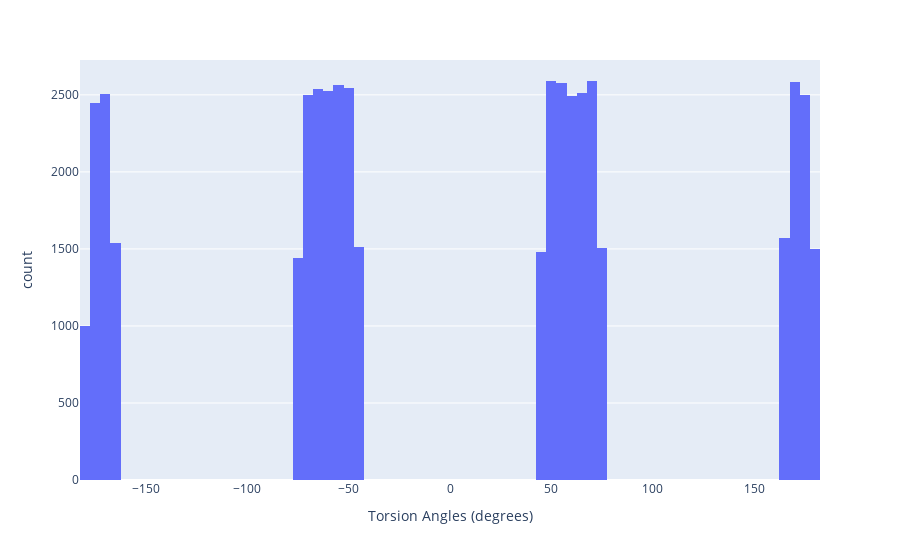

Notebook code cell kept with this figure:
### Code cell
# histogram of W
df = {'Torsion Angles (degrees)': np.degrees(W)}
fig = px.histogram(df, x="Torsion Angles (degrees)")
fig.show()

### Figure 1 — Plotly figure (JSON) as saved in the notebook; plotly's stock layout.template omitted (floating-point values rounded to 4 significant figures; data arrays with more than 128 entries replaced by an {"elided": "..."} marker saying what was removed)
{"data": [{"alignmentgroup": "True", "bingroup": "x", "hovertemplate": "Torsion Angles (degrees)=%{x}<br>count=%{y}<extra></extra>", "legendgroup": "", "marker": {"color": "#636efa", "pattern": {"shape": ""}}, "name": "", "offsetgroup": "", "orientation": "v", "showlegend": false, "type": "histogram", "x": {"elided": "47000 float values"}, "xaxis": "x", "yaxis": "y"}], "layout": {"barmode": "relative", "legend": {"tracegroupgap": 0}, "margin": {"t": 60}, "xaxis": {"anchor": "y", "domain": [0, 1], "title": {"text": "Torsion Angles (degrees)"}}, "yaxis": {"anchor": "x", "domain": [0, 1], "title": {"text": "count"}}}}
